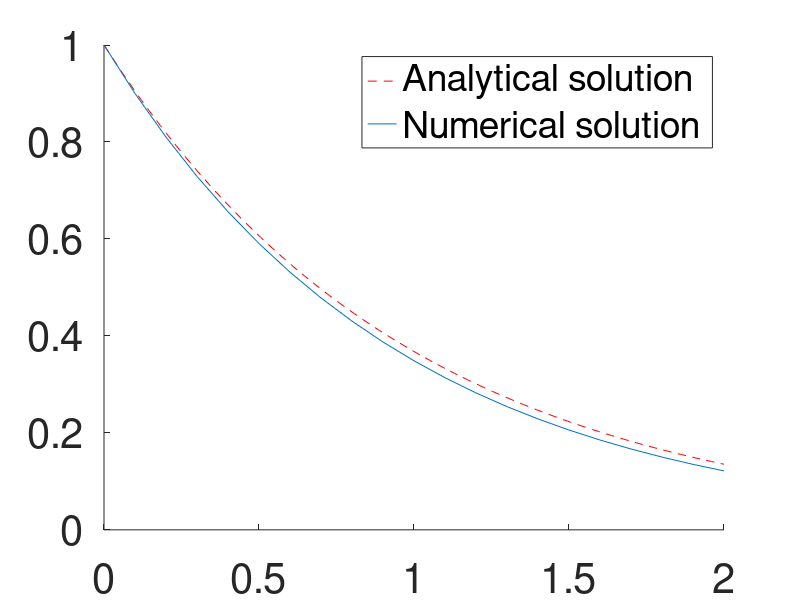

This chart was generated by the following MATLAB code:
% Explicit Eulero solver
clear all

% time step
dx=0.1;
x_init=0;
x_final=2;
Nsteps = round(x_final/dx); 

% define x array
x = linspace(0,x_final,Nsteps+1);
xth = linspace(0,x_final,100);
yth = exp(-xth);
y = zeros(1,length(x));

% Initial condition
y(1) = 1.;


for i = 1:Nsteps
      y(i+1) = y(i) - dx*y(i);
end


figure(1)
clf
hold on
plot(xth,yth,'--r','DisplayName','Analytical solution');
set(gca,'FontSize',30)
plot(x,y,'Displayname','Numerical solution');
legend show
hold off


